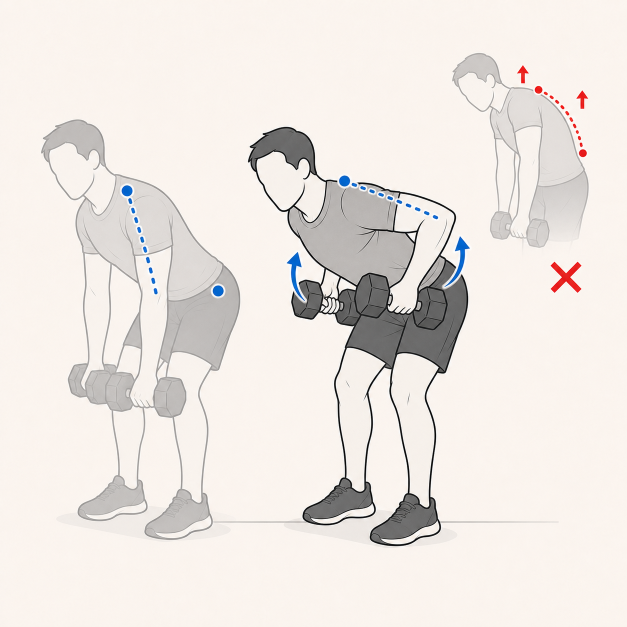
#> input picture OfficeWorkoutCoach/Resources/Exercises/bentOverDumbbellRow.png, 1254 x 1254 px, given in place of gobletSquat.png, which was not available (shown at 1/2 size)
$ python make_demo_animations.py
#> lines starting #> are read from the running program, lines starting #| are printed output that depends on the picture; pictures that were not available may be replaced by others from this repository, and a replacement may not be noted
#!/usr/bin/env python3
"""Generate looping exercise videos from the existing PNG guide art.

The source illustrations already contain useful start/end poses. This script
turns those poses into small pose-to-pose loops instead of redrawing the person.
"""

from __future__ import annotations

import math
import shutil
import subprocess
import tempfile
from dataclasses import dataclass
from pathlib import Path

from PIL import Image, ImageDraw, ImageEnhance, ImageFilter, ImageFont


ROOT = Path(__file__).resolve().parents[1]
EXERCISE_DIR = ROOT / "OfficeWorkoutCoach" / "Resources" / "Exercises"
SIZE = 1024
FPS = 24
DURATION = 4
FRAMES = FPS * DURATION

BG = (250, 247, 241)
BLUE = (0, 117, 201)
RED = (226, 51, 51)
INK = (36, 42, 50)
SOFT = (217, 211, 201)


@dataclass(frozen=True)
class Pose:
    box: tuple[int, int, int, int]
    max_width: int
    max_height: int
    contrast: float = 1.06
    brightness: float = 1.0
    y_offset: int = 0


@dataclass(frozen=True)
class SequenceSpec:
    name: str
    start: Pose
    end: Pose
    start_hint: tuple[tuple[int, int], tuple[int, int]] | None = None
    end_hint: tuple[tuple[int, int], tuple[int, int]] | None = None


SPECS = [
    SequenceSpec(
        name="gobletSquat",
        start=Pose((92, 40, 492, 1110), max_width=440, max_height=850, contrast=1.55, brightness=0.94),
        end=Pose((320, 140, 945, 1110), max_width=850, max_height=780, contrast=1.08, y_offset=20),
        start_hint=((510, 250), (510, 360)),
        end_hint=((510, 245), (510, 610)),
    ),
    SequenceSpec(
        name="romanianDeadlift",
        start=Pose((95, 80, 440, 1135), max_width=430, max_height=840, contrast=1.15),
        end=Pose((500, 255, 1120, 1125), max_width=850, max_height=760, contrast=1.08, y_offset=25),
        start_hint=((510, 240), (510, 775)),
        end_hint=((390, 425), (720, 355)),
    ),
    SequenceSpec(
        name="catCow",
        start=Pose((145, 80, 1050, 610), max_width=900, max_height=640, contrast=1.08),
        end=Pose((145, 610, 1050, 1155), max_width=900, max_height=640, contrast=1.08),
        start_hint=((330, 300), (710, 195)),
        end_hint=((330, 455), (710, 330)),
    ),
]


def ffmpeg_path() -> str:
    path = shutil.which("ffmpeg") or "/opt/homebrew/bin/ffmpeg"
    if not Path(path).exists():
        raise RuntimeError("ffmpeg is required to generate the exercise videos")
    return path


def smoothstep(x: float) -> float:
    x = min(max(x, 0), 1)
    return x * x * (3 - 2 * x)


def pose_mix(progress: float) -> float:
    """Return 0 for start pose, 1 for end pose, with holds at each end."""
    if progress < 0.18:
        return 0
    if progress < 0.45:
        return smoothstep((progress - 0.18) / 0.27)
    if progress < 0.68:
        return 1
    if progress < 0.95:
        return 1 - smoothstep((progress - 0.68) / 0.27)
    return 0


def pulse(progress: float) -> float:
    return 0.5 + 0.5 * math.sin(2 * math.pi * progress)


def load_art(name: str) -> Image.Image:
#> called with name = 'gobletSquat'
    return Image.open(EXERCISE_DIR / f"{name}.png").convert("RGB")
#> returned value is the input picture: PIL image 1254x1254 RGB; mean R, G, B 236.5, 230.5, 225.9


def prepared_pose(art: Image.Image, pose: Pose) -> Image.Image:
    crop = art.crop(pose.box).convert("RGB")
    crop = ImageEnhance.Contrast(crop).enhance(pose.contrast)
    crop = ImageEnhance.Brightness(crop).enhance(pose.brightness)

    width, height = crop.size
#> width = 400; height = 1070
    scale = min(pose.max_width / width, pose.max_height / height)
#> scale = 0.794
    size = (round(width * scale), round(height * scale))
#> size = (318, 850)
    crop = crop.resize(size, Image.Resampling.LANCZOS).convert("RGBA")
#> crop: PIL image 318x850 RGBA

    mask = Image.new("L", size, 0)
#> mask: PIL image 318x850 L; every value is 0
    mask_draw = ImageDraw.Draw(mask)
    mask_draw.rounded_rectangle((10, 10, size[0] - 10, size[1] - 10), radius=28, fill=255)
    mask = mask.filter(ImageFilter.GaussianBlur(7))
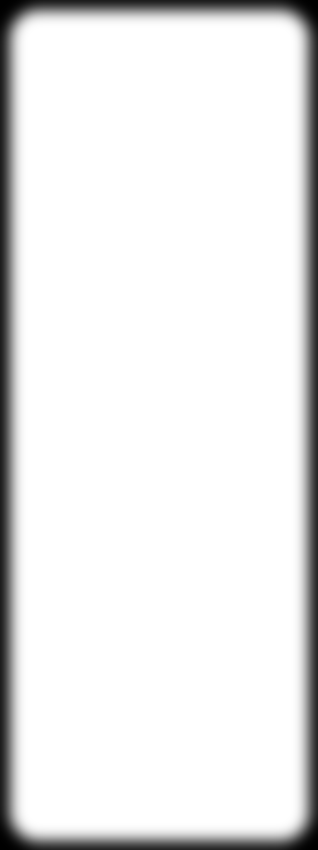
#> mask: PIL image 318x850 L; min 0, max 255, mean 233.4
    crop.putalpha(mask)
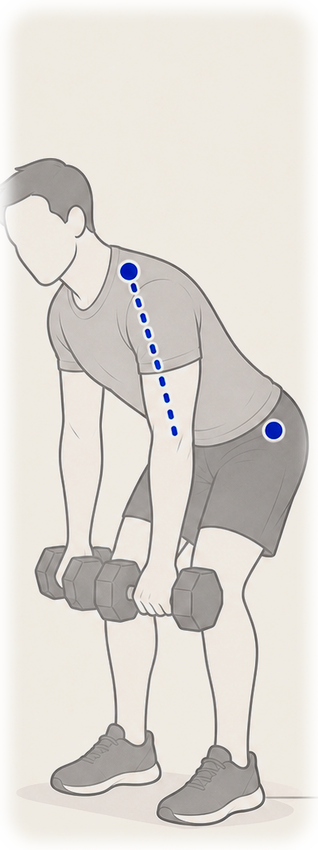
#> crop: PIL image 318x850 RGBA; mean R, G, B, A 221.4, 216.6, 209.8, 233.4; transparent parts drawn white
    return crop


def alpha_scaled(image: Image.Image, opacity: float) -> Image.Image:
    result = image.copy()
    alpha = result.getchannel("A").point(lambda value: int(value * opacity))
    result.putalpha(alpha)
    return result


def paste_center(frame: Image.Image, image: Image.Image, opacity: float, y_offset: int = 0) -> None:
    if opacity <= 0.01:
        return
    image = alpha_scaled(image, opacity)
    x = (SIZE - image.width) // 2
    y = (SIZE - image.height) // 2 + y_offset
    frame.alpha_composite(image, (x, y))


def draw_arrow(
    draw: ImageDraw.ImageDraw,
    start: tuple[int, int],
    end: tuple[int, int],
    progress: float,
    color: tuple[int, int, int] = BLUE,
) -> None:
    alpha = int(85 + 100 * pulse(progress))
    draw.line((*start, *end), fill=(*color, alpha), width=8)
    angle = math.atan2(end[1] - start[1], end[0] - start[0])
    size = 26
    left = (end[0] - size * math.cos(angle - 0.55), end[1] - size * math.sin(angle - 0.55))
    right = (end[0] - size * math.cos(angle + 0.55), end[1] - size * math.sin(angle + 0.55))
    draw.polygon([end, left, right], fill=(*color, alpha))


def draw_stage_indicator(draw: ImageDraw.ImageDraw, mix: float) -> None:
    y = 928
    x1, x2 = 380, 644
    draw.line((x1, y, x2, y), fill=(*SOFT, 220), width=7)
    active_x = round(x1 + (x2 - x1) * mix)
    draw.line((x1, y, active_x, y), fill=(*BLUE, 210), width=7)

    font = ImageFont.load_default()
    for idx, (x, active) in enumerate([(x1, 1 - mix), (x2, mix)], start=1):
        radius = 27
        color = BLUE if active > 0.5 else (173, 181, 190)
        draw.ellipse((x - radius, y - radius, x + radius, y + radius), fill=(*color, 235))
        draw.text((x - 3, y - 5), str(idx), fill=(255, 255, 255, 255), font=font)

    dot_radius = 13
    draw.ellipse(
        (active_x - dot_radius, y - dot_radius, active_x + dot_radius, y + dot_radius),
        fill=(*INK, 235),
    )


def draw_frame(spec: SequenceSpec, art: Image.Image, start_pose: Image.Image, end_pose: Image.Image, idx: int) -> Image.Image:
    progress = idx / FRAMES
    mix = pose_mix(progress)
    frame = Image.new("RGBA", (SIZE, SIZE), (*BG, 255))

    # A faint destination pose gives the viewer context, while the active pose
    # dissolves between real source-art poses.
    paste_center(frame, start_pose, 0.12 + 0.88 * (1 - mix), spec.start.y_offset)
    paste_center(frame, end_pose, 0.12 + 0.88 * mix, spec.end.y_offset)

    overlay = Image.new("RGBA", (SIZE, SIZE), (0, 0, 0, 0))
    draw = ImageDraw.Draw(overlay)

    if mix < 0.5 and spec.start_hint:
        draw_arrow(draw, spec.start_hint[0], spec.start_hint[1], progress)
    elif spec.end_hint:
        color = RED if spec.name == "romanianDeadlift" else BLUE
        draw_arrow(draw, spec.end_hint[0], spec.end_hint[1], progress, color=color)

    draw_stage_indicator(draw, mix)
    frame.alpha_composite(overlay)
    return frame.convert("RGB")


def write_video(spec: SequenceSpec) -> None:
    art = load_art(spec.name)
    start_pose = prepared_pose(art, spec.start)
    end_pose = prepared_pose(art, spec.end)
#> in prepared_pose (call 2), `crop = art.crop(pose.box).convert("RGB")`:
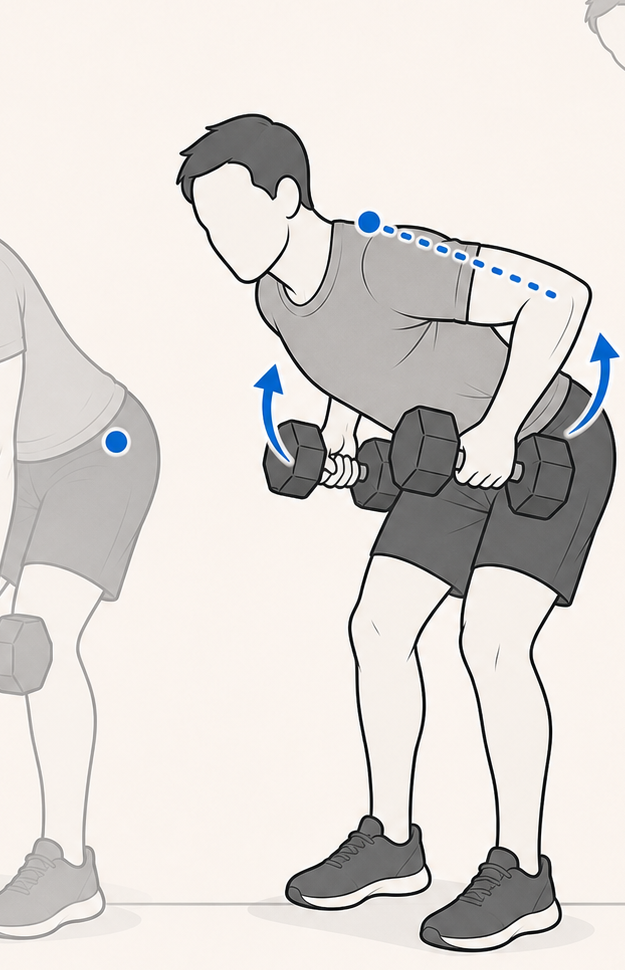
#> crop: PIL image 625x970 RGB; mean R, G, B 221.6, 217, 213.2
#> in prepared_pose (call 2), `mask = Image.new("L", size, 0)`: mask: PIL image 503x780 L; every value is 0
#> in prepared_pose (call 2), `mask = mask.filter(ImageFilter.GaussianBlur(7))`:
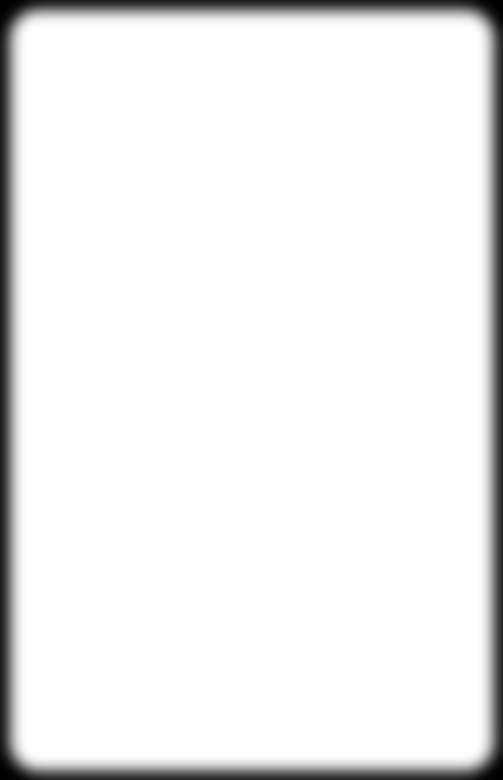
#> mask: PIL image 503x780 L; min 0, max 255, mean 238.7
#> in prepared_pose (call 2), `crop.putalpha(mask)`:
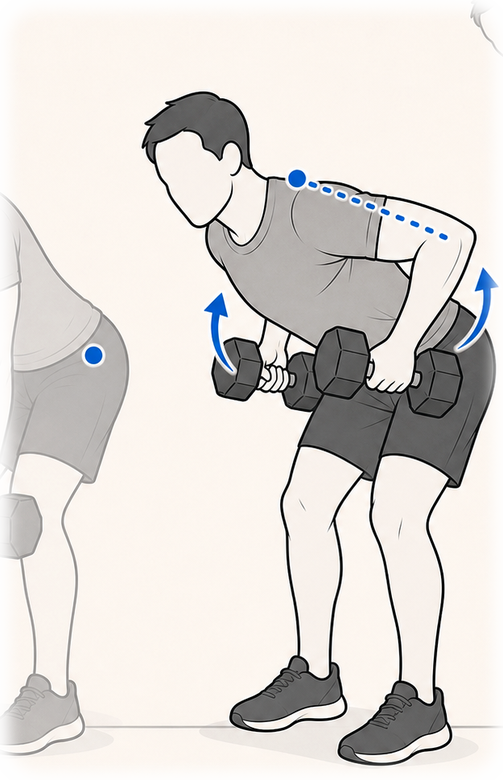
#> crop: PIL image 503x780 RGBA; mean R, G, B, A 221.5, 216.8, 212.4, 238.7; transparent parts drawn white
    tmp = Path(tempfile.mkdtemp(prefix=f"luma-{spec.name}-"))
    try:
        for idx in range(FRAMES):
            draw_frame(spec, art, start_pose, end_pose, idx).save(tmp / f"frame_{idx:04d}.png")
#> this loop made 96 passes
#> pass 1, in draw_frame, `frame = Image.new("RGBA", (SIZE, SIZE), (*BG, 255))`:
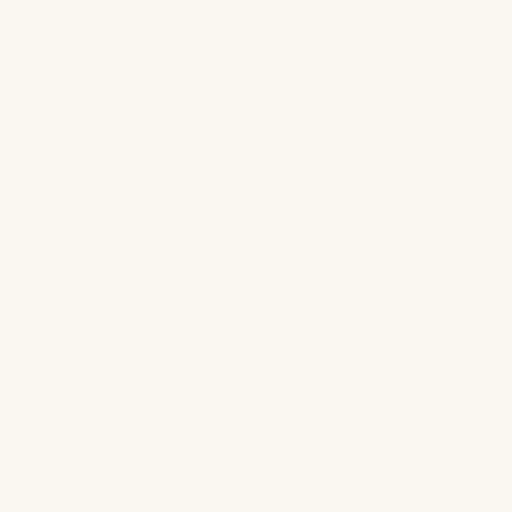
#> frame: PIL image 1024x1024 RGBA (shown at 1/2 size); mean R, G, B, A 250, 247, 241, 255
#> pass 1, in paste_center (call 2), `image = alpha_scaled(image, opacity)`:
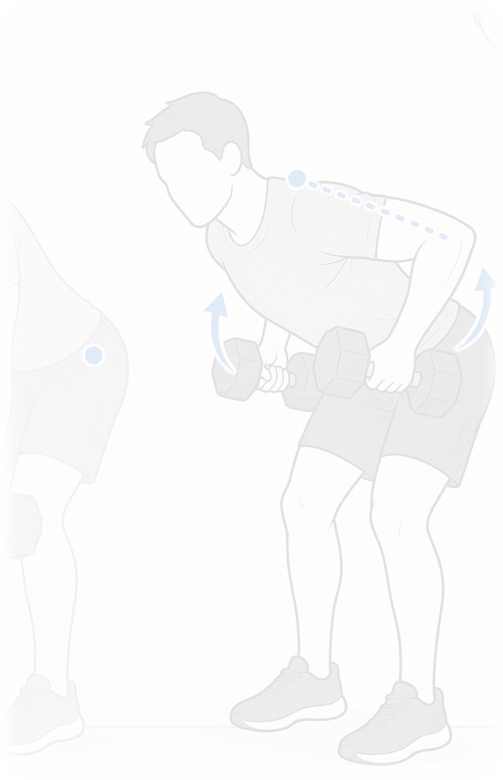
#> image: PIL image 503x780 RGBA; mean R, G, B, A 221.5, 216.8, 212.4, 28.1; transparent parts drawn white

        output = EXERCISE_DIR / f"{spec.name}.mp4"
        subprocess.run(
            [
                ffmpeg_path(),
                "-y",
                "-framerate",
                str(FPS),
                "-i",
                str(tmp / "frame_%04d.png"),
                "-vf",
                "format=yuv420p",
                "-c:v",
                "libx264",
                "-crf",
                "20",
                "-movflags",
                "+faststart",
                str(output),
            ],
            check=True,
            stdout=subprocess.DEVNULL,
            stderr=subprocess.DEVNULL,
        )
        print(output)
    finally:
        shutil.rmtree(tmp)


def main() -> None:
    EXERCISE_DIR.mkdir(parents=True, exist_ok=True)
    for spec in SPECS:
        write_video(spec)


if __name__ == "__main__":
#> (the run stopped early here; a loop or call above may not have finished)

$ run again, on OfficeWorkoutCoach/Resources/Exercises/gobletSquat.png
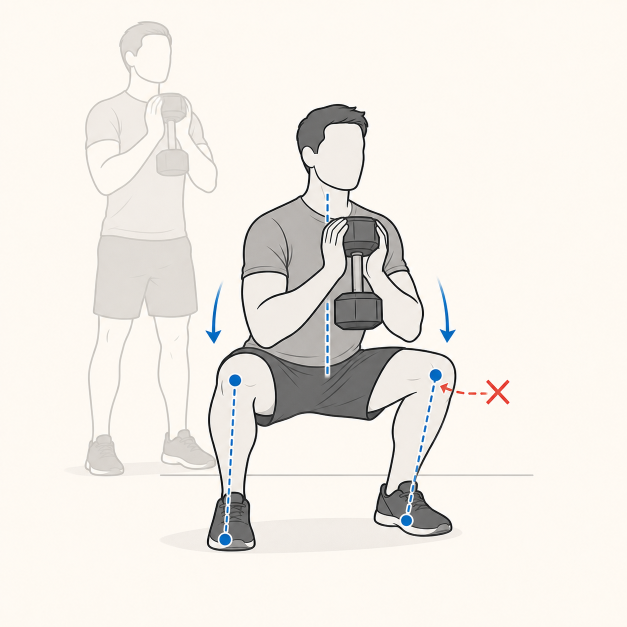
#> input picture OfficeWorkoutCoach/Resources/Exercises/gobletSquat.png, 1254 x 1254 px (shown at 1/2 size)
#> in load_art, returned value is the input picture: PIL image 1254x1254 RGB; mean R, G, B 240.2, 236, 230
#> in prepared_pose (call 2), `crop = crop.resize(size, Image.Resampling.LANCZOS).convert("RGBA")`:
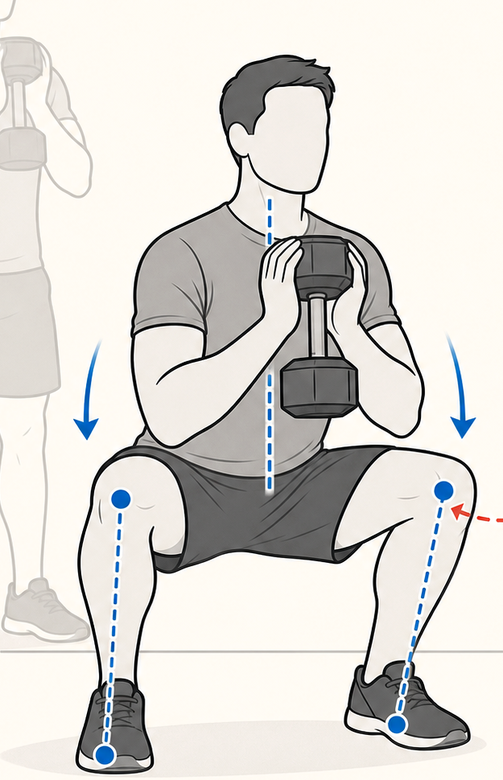
#> crop: PIL image 503x780 RGBA; mean R, G, B, A 220.1, 217.3, 212.5, 255
#> the loop in write_video, `for idx in range(FRAMES):` made 96 passes
#> pass 1, in paste_center (call 2), `image = alpha_scaled(image, opacity)`:
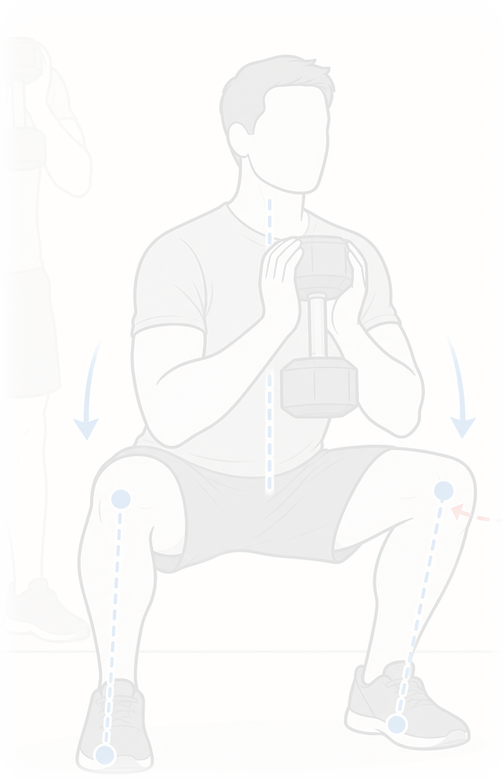
#> image: PIL image 503x780 RGBA; mean R, G, B, A 220.1, 217.3, 212.5, 28.1; transparent parts drawn white
